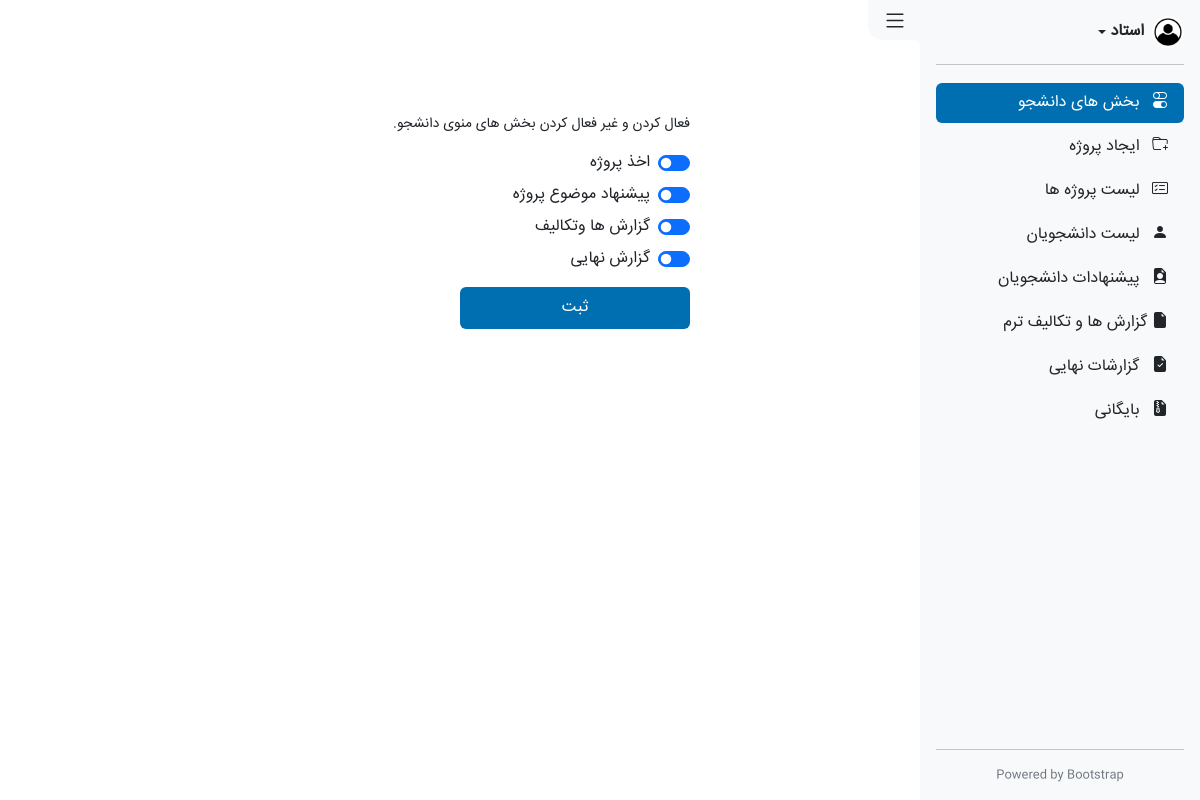
/teachers/student-permissions, run on the app's committed database.
### teachers/models.py (models this page shows, shortened)
class ProjectSetting(models.Model):
    can_get = models.BooleanField()
    suggest = models.BooleanField()
    reports = models.BooleanField()
    final_report = models.BooleanField()

### teachers/views.py (the view, shortened to what this page needs)
# urls.py: path('student-permissions', views.student_permissions, name="t_student_permissions"),
def student_permissions(request):
    project = ProjectSetting.objects.filter(id=1)
    context = {
        'active_tab': 'student_permissions',
        'settings': project.last(),
    }
    return render(request, 'teachers/Parts Project.html', context)

### teachers/templates/teachers/Parts Project.html (shortened to what this page needs)
{% extends 'teachers/includes/_layout.html' %}
{% load static %}
{% block content %}
<section class="main active-side">
    <form class="form" method="post">
        <p class="small">فعال کردن و غیر فعال کردن بخش های منوی دانشجو.</p>
        <div class="form-check form-switch mb-2">
            <input name="can_get" class="form-check-input" type="checkbox" role="switch" id="akhz" {% if settings.can_get %} checked {% endif %}>
            <label class="form-check-label" for="akhz">اخذ پروژه</label>
        </div>
        <div class="form-check form-switch mb-2">
            <input name="suggest" class="form-check-input" type="checkbox" role="switch" id="pish" {% if settings.suggest %} checked {% endif %}>
            <label class="form-check-label" for="pish">پیشنهاد موضوع پروژه</label>
        </div>
        <div class="form-check form-switch mb-2">
            <input name="reports" class="form-check-input" type="checkbox" role="switch" id="gozarsh" {% if settings.reports %} checked {% endif %}>
            <label class="form-check-label" for="gozarsh">گزارش ها وتکالیف</label>
        </div>
        <div class="form-check form-switch mb-3">
            <input name="final_report" class="form-check-input" type="checkbox" role="switch" id="gozarsh_final" {% if settings.final_report %} checked {% endif %}>
            <label class="form-check-label" for="gozarsh_final">گزارش نهایی</label>
        </div>
        <button type="submit" class="btn btn-blue w-50 py-2 mb-1">ثبت</button>
    </form>
</section>
{% endblock %}

### assets/Css/style.css (style rules this page uses)
*, *::before, *::after { margin: 0; padding: 0; box-sizing: border-box; font-family: 'IRANSans'; }
body { width: 100vw; min-height: 100vh; overflow-x: hidden; }
.main.active-side { width: calc(100vw - 280px); padding: 50px 20px; margin-right: auto; transition: .5s; }
.btn-blue { background-color: #006fb1; color: #fff; transition: .3s; }
.form { max-width: 460px; margin: 4rem auto; }

### data on the page
ProjectSetting: can_get "☑", suggest "☑", reports "☑", final_report "☑"
